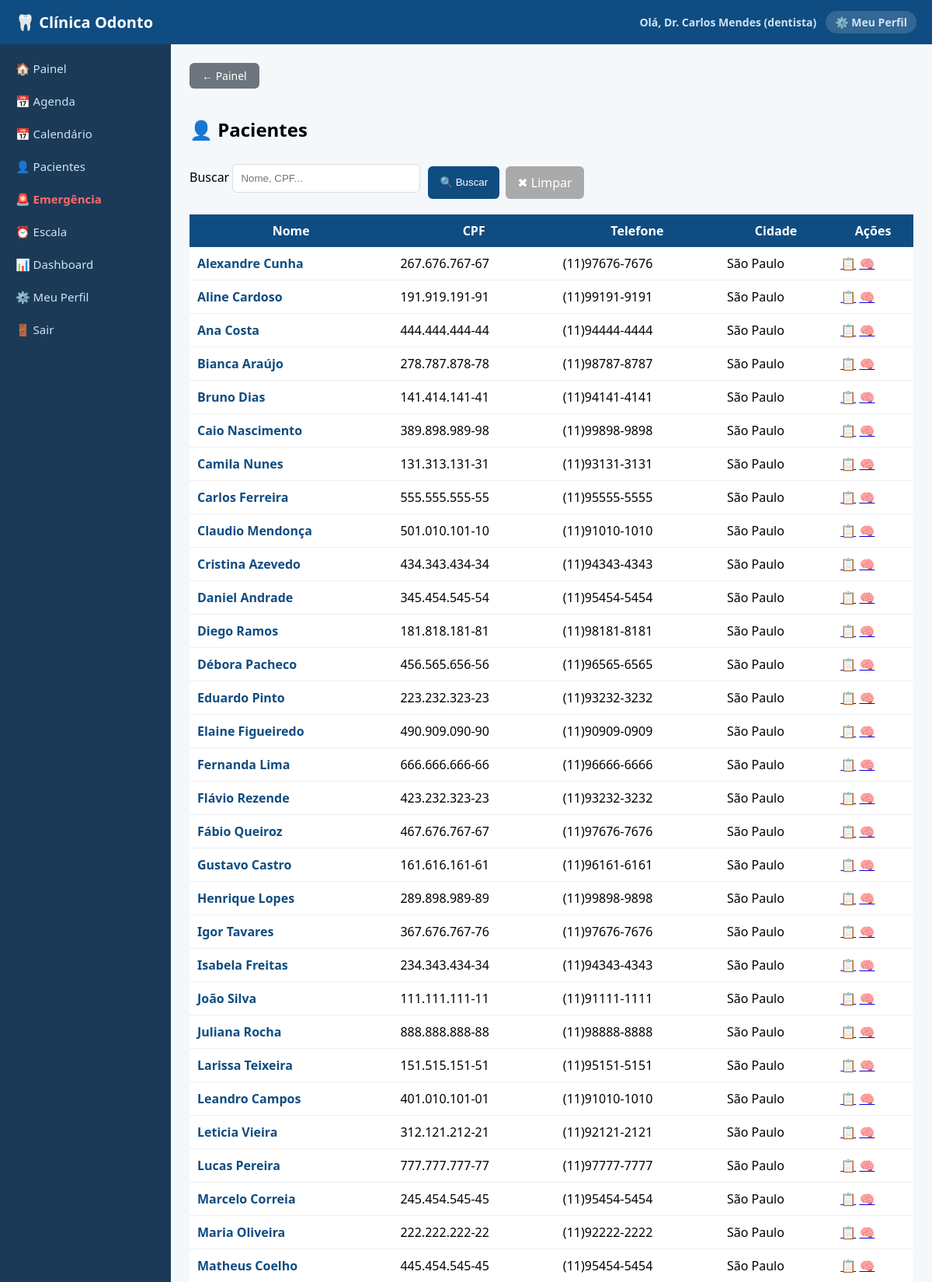
Screenshot of /pacientes/lista (signed in, upper part) with the database file from the repository.
### tables this page shows
CREATE TABLE pacientes (
            id INTEGER PRIMARY KEY AUTOINCREMENT,
            usuario_id INTEGER,
            nome TEXT,
            data_nascimento TEXT,
            sexo TEXT,
            cpf TEXT,
            telefone TEXT,
            email TEXT,
            cep TEXT,
            logradouro TEXT,
            bairro TEXT,
            cidade TEXT,
            estado TEXT,
            numero TEXT,
            complemento TEXT,
            responsavel_nome TEXT
        );

### routes/pacientes.py (the view)
@pacientes.route('/pacientes/lista')
@tipo_required(['master', 'admin', 'operador', 'atendente', 'dentista'])
def lista_pacientes():
    busca = request.args.get('busca', '')
    conn = get_db_connection()
    cur = conn.cursor()
    if busca:
        cur.execute(f"SELECT * FROM pacientes WHERE nome LIKE {p()} ORDER BY nome", (f'%{busca}%',))
    else:
        cur.execute("SELECT * FROM pacientes ORDER BY nome")
    rows = cur.fetchall()
    lista = rows_as_dicts(rows, cur) if is_postgres() else rows
    conn.close()
    return render_template('lista_pacientes.html', pacientes=lista, busca=busca)

### db.py (called while the page is built)
def get_db_connection():
    if DATABASE_URL:
        import psycopg2
        import psycopg2.extras
        conn = psycopg2.connect(DATABASE_URL)
        conn.autocommit = False
        return conn
    else:
        conn = sqlite3.connect('database.db')
        conn.row_factory = sqlite3.Row
        return conn

def is_postgres():
    return bool(DATABASE_URL)

### routes/utils.py (called while the page is built)
def tipo_required(tipos_permitidos):
    def decorator(func):
        @wraps(func)
        def wrapper(*args, **kwargs):
            if 'usuario_tipo' not in session:
                return redirect('/login')
            if session['usuario_tipo'] not in tipos_permitidos:
                return "<h1>Acesso negado</h1>"
            return func(*args, **kwargs)
        return wrapper
    return decorator

### templates/lista_pacientes.html (shortened to what this page needs)
{% extends "base.html" %}
{% block content %}
<a href="/" style="display:inline-block; padding:7px 16px; background:#6c757d; color:white; border-radius:6px; text-decoration:none; margin-bottom:16px; font-size:14px;">← Painel</a>
<h2>👤 Pacientes</h2>
<form method="GET" style="display:flex; gap:10px; flex-wrap:wrap; align-items:flex-end; margin-bottom:20px;">
    <div>
        <label>Buscar</label>
        <input name="busca" placeholder="Nome, CPF..." value="{{ busca }}" style="width:220px;">
    </div>
    <div style="display:flex; gap:8px;">
        <button type="submit">🔍 Buscar</button>
        <a href="/pacientes/lista" style="padding:10px 15px; background:#aaa; color:white; border-radius:6px; text-decoration:none;">✖ Limpar</a>
    </div>
</form>
<table>
<tr>
    <th>Nome</th>
    <th>CPF</th>
    <th>Telefone</th>
    <th>Cidade</th>
    <th>Ações</th>
</tr>
{% for p in pacientes %}
<tr>
    <td><a href="/pacientes/ficha/{{ p.id }}" style="color:#0f4c81; font-weight:bold; text-decoration:none;">{{ p.nome }}</a></td>
    <td>{{ p.cpf or '—' }}</td>
    <td>{{ p.telefone or '—' }}</td>
    <td>{{ p.cidade or '—' }}</td>
    <td>
        <a href="/pacientes/ficha/{{ p.id }}" title="Ficha">📋</a>
        <a href="/pacientes/anamnese/{{ p.id }}" title="Anamnese">🧠</a>
    </td>
</tr>
{% endfor %}
</table>
{% endblock %}

### static/style.css (style rules this page uses)
body { margin: 0; font-family: 'Segoe UI', Arial; background: #f4f8fb; }
input, select, textarea { width: 100%; padding: 10px; margin: 8px 0; border: 1px solid #dcdcdc; border-radius: 6px; }
button { background: #0f4c81; color: white; border: none; padding: 10px 15px; border-radius: 6px; cursor: pointer; }
table { width: 100%; border-collapse: collapse; margin-top: 15px; background: white; }
th { background: #0f4c81; color: white; padding: 10px; }
td { padding: 10px; border-bottom: 1px solid #eee; }

### rows the page displays
pacientes: nome "Alexandre Cunha", cpf "267.676.767-67", telefone "(11)97676-7676", cidade "São Paulo"
pacientes: nome "Aline Cardoso", cpf "191.919.191-91", telefone "(11)99191-9191", cidade "São Paulo"
pacientes: nome "Ana Costa", cpf "444.444.444-44", telefone "(11)94444-4444", cidade "São Paulo"
pacientes: nome "Bianca Araújo", cpf "278.787.878-78", telefone "(11)98787-8787", cidade "São Paulo"
pacientes: nome "Bruno Dias", cpf "141.414.141-41", telefone "(11)94141-4141", cidade "São Paulo"
pacientes: nome "Caio Nascimento", cpf "389.898.989-98", telefone "(11)99898-9898", cidade "São Paulo"
pacientes: nome "Camila Nunes", cpf "131.313.131-31", telefone "(11)93131-3131", cidade "São Paulo"
pacientes: nome "Carlos Ferreira", cpf "555.555.555-55", telefone "(11)95555-5555", cidade "São Paulo"
pacientes: nome "Claudio Mendonça", cpf "501.010.101-10", telefone "(11)91010-1010", cidade "São Paulo"
pacientes: nome "Cristina Azevedo", cpf "434.343.434-34", telefone "(11)94343-4343", cidade "São Paulo"
pacientes: nome "Daniel Andrade", cpf "345.454.545-54", telefone "(11)95454-5454", cidade "São Paulo"
pacientes: nome "Diego Ramos", cpf "181.818.181-81", telefone "(11)98181-8181", cidade "São Paulo"
pacientes: nome "Débora Pacheco", cpf "456.565.656-56", telefone "(11)96565-6565", cidade "São Paulo"
pacientes: nome "Eduardo Pinto", cpf "223.232.323-23", telefone "(11)93232-3232", cidade "São Paulo"
pacientes: nome "Elaine Figueiredo", cpf "490.909.090-90", telefone "(11)90909-0909", cidade "São Paulo"
pacientes: nome "Fernanda Lima", cpf "666.666.666-66", telefone "(11)96666-6666", cidade "São Paulo"
pacientes: nome "Flávio Rezende", cpf "423.232.323-23", telefone "(11)93232-3232", cidade "São Paulo"
pacientes: nome "Fábio Queiroz", cpf "467.676.767-67", telefone "(11)97676-7676", cidade "São Paulo"
pacientes: nome "Gustavo Castro", cpf "161.616.161-61", telefone "(11)96161-6161", cidade "São Paulo"
pacientes: nome "Henrique Lopes", cpf "289.898.989-89", telefone "(11)99898-9898", cidade "São Paulo"
pacientes: nome "Igor Tavares", cpf "367.676.767-76", telefone "(11)97676-7676", cidade "São Paulo"
pacientes: nome "Isabela Freitas", cpf "234.343.434-34", telefone "(11)94343-4343", cidade "São Paulo"
pacientes: nome "João Silva", cpf "111.111.111-11", telefone "(11)91111-1111", cidade "São Paulo"
pacientes: nome "Juliana Rocha", cpf "888.888.888-88", telefone "(11)98888-8888", cidade "São Paulo"
pacientes: nome "Larissa Teixeira", cpf "151.515.151-51", telefone "(11)95151-5151", cidade "São Paulo"
pacientes: nome "Leandro Campos", cpf "401.010.101-01", telefone "(11)91010-1010", cidade "São Paulo"
pacientes: nome "Leticia Vieira", cpf "312.121.212-21", telefone "(11)92121-2121", cidade "São Paulo"
pacientes: nome "Lucas Pereira", cpf "777.777.777-77", telefone "(11)97777-7777", cidade "São Paulo"
pacientes: nome "Marcelo Correia", cpf "245.454.545-45", telefone "(11)95454-5454", cidade "São Paulo"
pacientes: nome "Maria Oliveira", cpf "222.222.222-22", telefone "(11)92222-2222", cidade "São Paulo"
pacientes: nome "Matheus Coelho", cpf "445.454.545-45", telefone "(11)95454-5454", cidade "São Paulo"

### other values shown
{{ session.usuario_nome }} "Dr. Carlos Mendes"
{{ session.usuario_tipo }} "dentista"
